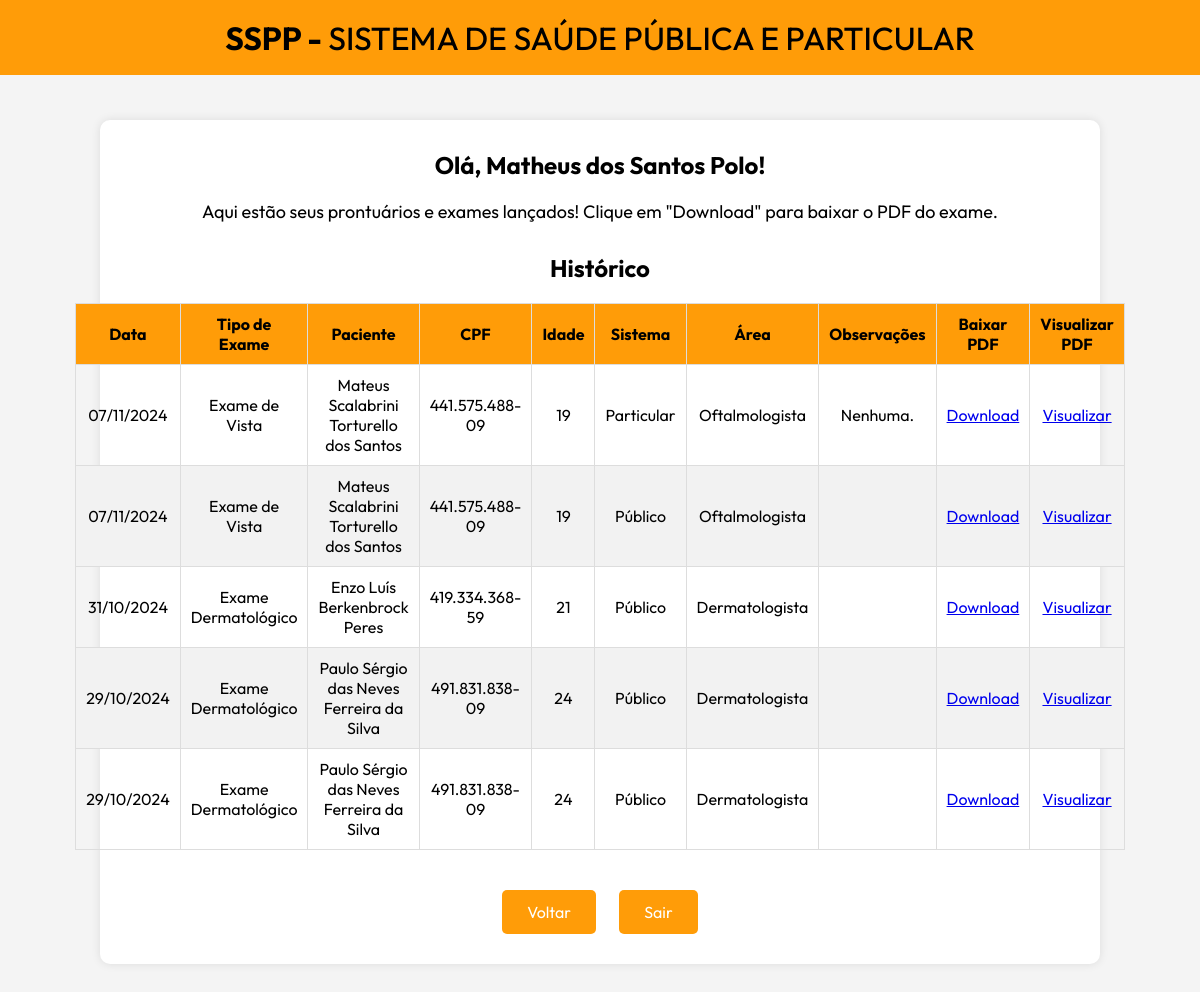
/menu_medico2.php (signed in), run on the app's committed database.
### tables this page shows
CREATE TABLE `medico` (
  `med_nome` varchar(100) NOT NULL,
  `med_cpf` varchar(11) DEFAULT NULL,
  `med_email` varchar(100) NOT NULL,
  `med_senha` varchar(100) NOT NULL,
  `med_dtnasc` date NOT NULL,
  `med_uf` char(2) NOT NULL,
  `med_sistema` varchar(10) DEFAULT NULL,
  `med_cfsenha` varchar(100) NOT NULL,
  `med_cidade` varchar(100) NOT NULL,
  `med_crm` varchar(8) NOT NULL,
  `med_fone` varchar(14) NOT NULL,
  `med_consultorio` varchar(100) NOT NULL
);

CREATE TABLE `exames` (
  `ex_id` int(11) NOT NULL,
  `ex_data` date NOT NULL,
  `ex_descricao` varchar(255) NOT NULL,
  `ex_pac_cpf` bigint(20) NOT NULL,
  `ex_med_crm` varchar(8) NOT NULL,
  `ex_sistema` varchar(50) NOT NULL,
  `ex_area` varchar(100) NOT NULL,
  `ex_obs` varchar(150) NOT NULL,
  `ex_arquivo` longblob NOT NULL,
  `ex_nome_arquivo` varchar(255) DEFAULT NULL
);

CREATE TABLE `paciente` (
  `pac_cpf` bigint(20) NOT NULL,
  `pac_nome` varchar(100) NOT NULL,
  `pac_fone` varchar(14) NOT NULL,
  `pac_dtnasc` date NOT NULL,
  `pac_uf` char(2) NOT NULL,
  `pac_senha` varchar(100) NOT NULL,
  `pac_cidade` varchar(100) NOT NULL,
  `pac_email` varchar(100) NOT NULL,
  `pac_cfsenha` varchar(100) NOT NULL
);

### menu_medico2.php (the view, shortened to what this page needs)
<?php
$medicoCrm = $_SESSION['crm_cpf'];
$host = "localhost";
$user = "root";
$password = "";
$dbname = "sspp";
$conn = new mysqli($host, $user, $password, $dbname);
$sqlNome = "SELECT med_nome as nome FROM medico WHERE med_crm = ?";
$stmtNome = $conn->prepare($sqlNome);
$stmtNome->bind_param("s", $medicoCrm);
$stmtNome->execute();
$resultNome = $stmtNome->get_result();
$nomeMedico = ($resultNome->num_rows > 0) ? $resultNome->fetch_assoc()['nome'] : "Médico";
$sql = "SELECT e.ex_id, date_format(e.ex_data,'%d/%m/%Y') as data_formatada, e.ex_descricao, p.pac_nome,
        INSERT(INSERT(INSERT(e.ex_pac_cpf, 10, 0, '-' ), 7, 0, '.'), 4, 0, '.') as cpf_formatado,
        TIMESTAMPDIFF(YEAR, p.pac_dtnasc, CURDATE()) as idade,
        e.ex_sistema, e.ex_area, e.ex_obs, e.ex_arquivo
        FROM exames AS e
        INNER JOIN paciente AS p ON e.ex_pac_cpf = p.pac_cpf
        WHERE e.ex_med_crm = ? ORDER BY e.ex_data DESC";
$stmt = $conn->prepare($sql);
$stmt->bind_param("s", $medicoCrm);
$stmt->execute();
$result = $stmt->get_result();
?>
<!DOCTYPE html>
<html lang="pt-br">
<head>
    <link rel="stylesheet" href="menu_medico2.css">
</head>
<body>
    <header class="header">
        <h1><strong>SSPP - </strong>SISTEMA DE SAÚDE PÚBLICA E PARTICULAR</h1>
    </header>
    <section class="welcome">
        <h2>Olá, <?php echo htmlspecialchars($nomeMedico); ?>!</h2>
        <p>Aqui estão seus prontuários e exames lançados! Clique em "Download" para baixar o PDF do exame.</p>
        <section id="prontuarios" class="records">
            <h2>Histórico</h2>
            <div class="table-container">
                <table class="centered-table">
                    <thead>
                        <tr>
                            <th>Data</th>
                            <th>Tipo de Exame</th>
                            <th>Paciente</th>
                            <th>CPF</th>
                            <th>Idade</th>
                            <th>Sistema</th>
                            <th>Área</th>
                            <th>Observações</th>
                            <th>Baixar PDF</th>
                            <th>Visualizar PDF</th>
                        </tr>
                    </thead>
                    <tbody>
                        <?php
                        if ($result->num_rows > 0) {
                            while($row = $result->fetch_assoc()) {
                                echo "<tr>";
                                echo "<td>" . $row["data_formatada"] . "</td>";
                                echo "<td>" . $row["ex_descricao"] . "</td>";
                                echo "<td>" . $row["pac_nome"] . "</td>";
                                echo "<td>" . $row["cpf_formatado"] . "</td>";
                                echo "<td>" . $row["idade"] . "</td>";
                                echo "<td>" . $row["ex_sistema"] . "</td>";
                                echo "<td>" . $row["ex_area"] . "</td>";
                                echo "<td>" . $row["ex_obs"] . "</td>";
                                echo "<td><a href='download.php?id=" . $row["ex_id"] . "' class='btn-download'>Download</a></td>";
                                echo "<td><a href='view.php?id=" . $row["ex_id"] . "' class='btn-visualizar' target='_blank'>Visualizar</a></td>";
                                echo "</tr>";
                            }
                        } else {
                            echo "<tr><td colspan='10'>Nenhum prontuário encontrado!</td></tr>";
                        }
                        ?>
                    </tbody>
                </table>
            </div>
        </section>
        <a href="menu_medico.php" class="btn btn-sair">Voltar</a>
        <a href="logout.php" class="btn btn-sair">Sair</a>
    </section>
</body>
</html>

### menu_medico2.css (style rules this page uses)
body { font-family: 'Outfit'; background-color: #f4f4f4; margin: 0; padding: 0; }
.header { position: absolute; left: 0px; top: 0px; width: 100%; height: 75px; background: #FF9C08; }
h1 { text-align: center; line-height: 35px; font-family: 'Outfit'; font-weight: 450; }
.welcome { background-color: #fff; margin: 50px auto; padding: 20px; box-shadow: 0 0 10px rgba(0, 0, 0, 0.1); border-radius: 10px; width: 80%; max-width: 1300px; text-align: center; color: #000; margin-top: 120px; }
h2 { color: #000; margin-top: 10px; margin-bottom: 20px; }
p { font-size: 18px; margin: 10px 0 30px 0; color: #000; }
.table-container { display: flex; justify-content: center; margin-bottom: 20px; }
.centered-table { width: 100%; max-width: 800px; border-collapse: collapse; text-align: center; }
.centered-table th, .centered-table td { border: 1px solid #ddd; padding: 10px; color: #000000; }
.centered-table th { background-color: #FF9C08; color: rgb(0, 0, 0); }
.centered-table tr:nth-child(even) { background-color: #f2f2f2; }
.btn { display: inline-block; background-color: #FF9C08; color: white; padding: 12px 25px; margin: 10px; text-decoration: none; font-size: 16px; border-radius: 5px; transition: background-color 0.3s ease; }
.btn-sair { background-color: #FF9C08; color: white; margin-top: 20px; }

### data on the page
medico: med_nome "Matheus dos Santos Polo"
exames: data_formatada "07/11/2024", ex_descricao "Exame de Vista", ex_pac_cpf.pac_nome "Mateus Scalabrini Torturello dos Santos", cpf_formatado "441.575.488-09", idade "19", ex_sistema "Particular", ex_area "Oftalmologista", ex_obs "Nenhuma."
exames: data_formatada "07/11/2024", ex_descricao "Exame de Vista", ex_pac_cpf.pac_nome "Mateus Scalabrini Torturello dos Santos", cpf_formatado "441.575.488-09", idade "19", ex_sistema "Público", ex_area "Oftalmologista"
exames: data_formatada "31/10/2024", ex_descricao "Exame Dermatológico", ex_pac_cpf.pac_nome "Enzo Luís Berkenbrock Peres", cpf_formatado "419.334.368-59", idade "21", ex_sistema "Público", ex_area "Dermatologista"
exames: data_formatada "29/10/2024", ex_descricao "Exame Dermatológico", ex_pac_cpf.pac_nome "Paulo Sérgio das Neves Ferreira da Silva", cpf_formatado "491.831.838-09", idade "24", ex_sistema "Público", ex_area "Dermatologista"
exames: data_formatada "29/10/2024", ex_descricao "Exame Dermatológico", ex_pac_cpf.pac_nome "Paulo Sérgio das Neves Ferreira da Silva", cpf_formatado "491.831.838-09", idade "24", ex_sistema "Público", ex_area "Dermatologista"
